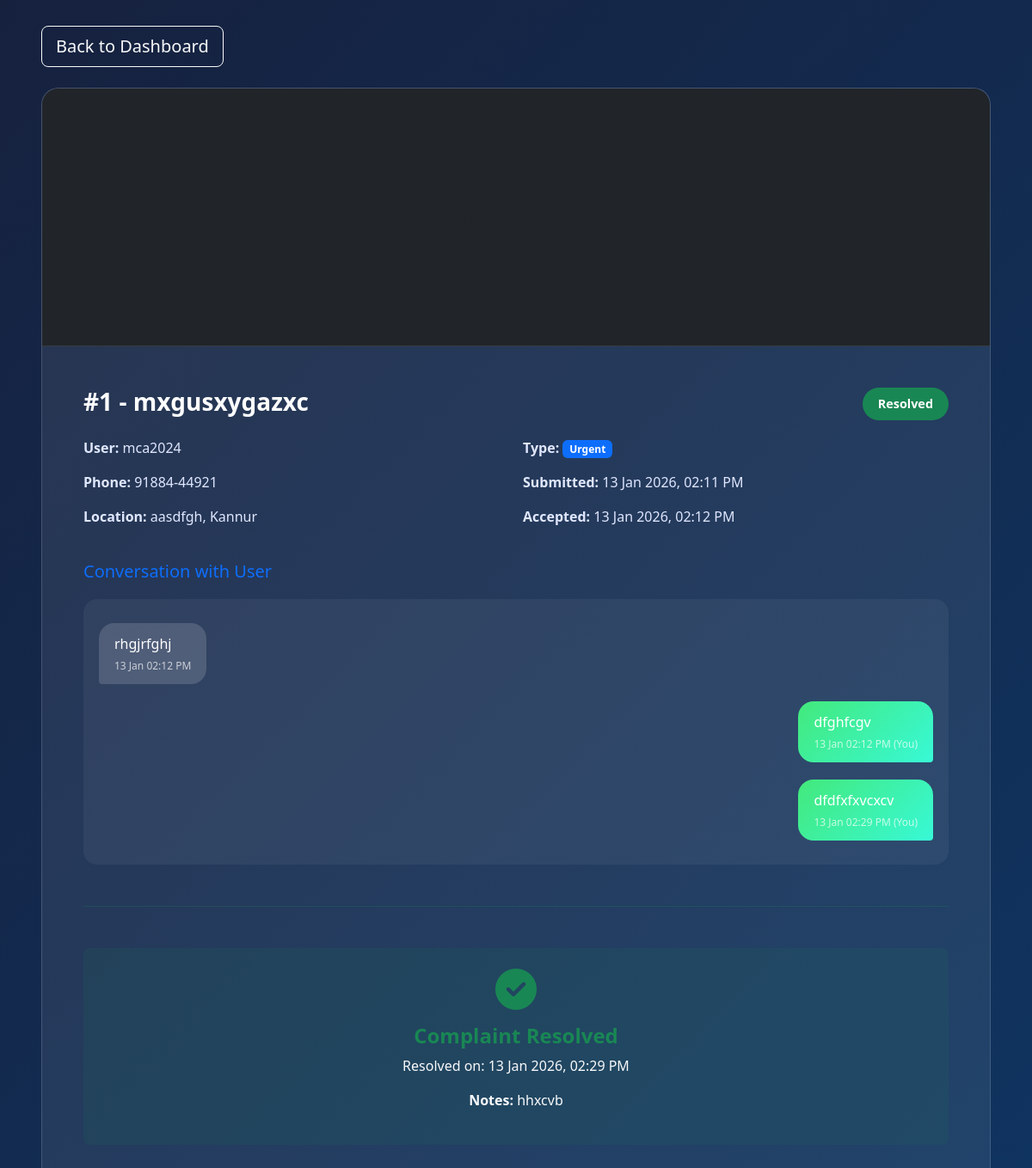
Page /complaint/1/ (signed in) on the committed database.
### complaints/models.py (models this page shows, shortened)
class Complaint(models.Model):
    user = models.ForeignKey(User, on_delete=models.CASCADE)
    type = models.CharField(max_length=10, choices=TYPE_CHOICES, default='Normal')
    district = models.CharField(max_length=100)
    place = models.CharField(max_length=100)
    location = models.CharField(max_length=200)
    issue = models.CharField(max_length=200)
    description = models.TextField(blank=True)
    phone = models.CharField(max_length=15, blank=True, null=True)
    photo = models.ImageField(upload_to='complaints/', blank=True, null=True)
    status = models.CharField(max_length=10, choices=STATUS_CHOICES, default='pending')
    submitted_at = models.DateTimeField(default=timezone.now)
    accepted_at = models.DateTimeField(null=True, blank=True)
    resolved_at = models.DateTimeField(null=True, blank=True)
    resolution_notes = models.TextField(blank=True)
    resolution_image = models.ImageField(upload_to='resolutions/', blank=True, null=True)
    user_rating = models.PositiveSmallIntegerField(
        choices=[(i, f"{i} Star{'s' if i > 1 else ''}") for i in range(1, 6)],
        null=True, blank=True
    )
    user_review = models.TextField(blank=True, null=True)
    rated_at = models.DateTimeField(null=True, blank=True)
    unread_replies = models.PositiveIntegerField(default=0)
    class Meta:
        ordering = ['-submitted_at']

class ComplaintReply(models.Model):
    complaint = models.ForeignKey(Complaint, on_delete=models.CASCADE, related_name='replies')
    message = models.TextField()
    photo = models.ImageField(upload_to='replies/', blank=True, null=True)
    sent_by_admin = models.BooleanField(default=True)  # True = KSEB, False = User
    viewed_by_admin = models.BooleanField(default=False)  # Track if admin has viewed user replies
    sent_at = models.DateTimeField(default=timezone.now)

### complaints/views.py (the view)
# urls.py: path('complaint/<int:pk>/', views.complaint_detail, name='complaint_detail'),
@login_required
def complaint_detail(request, pk):
    complaint = get_object_or_404(Complaint, pk=pk)
    if not request.user.groups.filter(name='KSEB').exists():
        messages.error(request, "Access denied.")
        return redirect('complaints:kseb_dashboard')
    complaint.replies.filter(sent_by_admin=False, viewed_by_admin=False).update(viewed_by_admin=True)
    replies = complaint.replies.all().order_by('sent_at')
    if complaint.unread_replies > 0:
        complaint.unread_replies = 0
        complaint.save()
    if request.method == 'POST':
        form = ComplaintReplyForm(request.POST, request.FILES)
        if form.is_valid():
            reply = form.save(commit=False)
            reply.complaint = complaint
            reply.sent_by_admin = True
            reply.save()
            send_mail(
                'Update on Your Complaint',
                f'Hello {complaint.user.username},\n\n'
                f'KSEB Admin has sent you a message regarding Complaint #{complaint.id}:\n\n'
                f'{reply.message}\n\n'
                f'Login to view: http://127.0.0.1:8000/my-complaints/',
                'priyaslms@gmail.com',
                [complaint.user.email],
                fail_silently=True
            )
            messages.success(request, "Reply sent to user!")
            return redirect('complaints:complaint_detail', pk=pk)
    else:
        form = ComplaintReplyForm()
    return render(request, 'complaint_detail.html', {
        'complaint': complaint,
        'replies': replies,
        'form': form
    })

### templates/complaint_detail.html (shortened to what this page needs)
{% load static %}
<!DOCTYPE html>
<html lang="en">
<head>
    <link href="https://cdn.jsdelivr.net/npm/bootstrap@5.3.3/dist/css/bootstrap.min.css" rel="stylesheet">
    <link href="https://cdnjs.cloudflare.com/ajax/libs/font-awesome/6.4.0/css/all.min.css" rel="stylesheet">
    <link href="https://unpkg.com/aos@2.3.1/dist/aos.css" rel="stylesheet">
    <link rel="stylesheet" href="{% static 'css/style.css' %}">
</head>
<body>
    <div class="container-fluid px-4 px-md-5">
        <div class="mb-4" data-aos="fade-left">
            <a href="{% url 'complaints:kseb_dashboard' %}" class="btn btn-outline-light btn-lg">
                Back to Dashboard
            </a>
        </div>
        <div class="complaint-card" data-aos="fade-up">
            {% if complaint.photo %}
                <img src="{{ complaint.photo.url }}" class="complaint-img" alt="Complaint Image">
            {% else %}
                <div class="complaint-img d-flex align-items-center justify-content-center bg-dark">
                    <span class="text-muted fs-3">No Image</span>
                </div>
            {% endif %}
            <div class="p-4 p-md-5">
                <div class="d-flex justify-content-between align-items-start mb-3">
                    <h3 class="fw-bold text-white">#{{ complaint.id }} - {{ complaint.issue }}</h3>
                    <span class="status-badge
                        {% if complaint.status == 'pending' %}bg-warning text-dark
                        {% elif complaint.status == 'accepted' %}bg-info text-white
                        {% else %}bg-success text-white{% endif %}">
                        {{ complaint.get_status_display }}
                    </span>
                </div>
                <div class="row g-3 mb-4">
                    <div class="col-md-6">
                        <p><strong>User:</strong> {{ complaint.user.username }}</p>
                        <p><strong>Phone:</strong> {{ complaint.phone|default:"Not Provided" }}</p>
                        <p><strong>Location:</strong> {{ complaint.place }}, {{ complaint.district }}</p>
                    </div>
                    <div class="col-md-6">
                        <p><strong>Type:</strong> <span class="badge bg-primary">{{ complaint.get_type_display }}</span></p>
                        <p><strong>Submitted:</strong> {{ complaint.submitted_at|date:"d M Y, h:i A" }}</p>
                        {% if complaint.accepted_at %}
                            <p><strong>Accepted:</strong> {{ complaint.accepted_at|date:"d M Y, h:i A" }}</p>
                        {% endif %}
                    </div>
                </div>
                <h5 class="mb-3 text-primary">Conversation with User</h5>
                <div class="chat-container">
                    {% for reply in replies %}
                        <div class="d-flex {% if reply.sent_by_admin %}justify-content-end{% else %}justify-content-start{% endif %}">
                            <div class="chat-bubble {% if reply.sent_by_admin %}admin-bubble{% else %}user-bubble{% endif %}">
                                <p class="mb-1">{{ reply.message }}</p>
                                <div class="chat-time text-end">
                                    {{ reply.sent_at|date:"d M h:i A" }}
                                    {% if reply.sent_by_admin %} (You) {% endif %}
                                </div>
                            </div>
                        </div>
                    {% empty %}
                        <p class="text-center text-muted mb-0">No messages yet.</p>
                    {% endfor %}
                </div>
                {% if complaint.status == 'resolved' %}
                <hr class="border-success my-5">
                <div class="bg-success bg-opacity-10 p-4 rounded-3 text-center">
                    <i class="fas fa-check-circle fa-3x text-success mb-3"></i>
                    <h4 class="text-success fw-bold">Complaint Resolved</h4>
                    <p class="text-light">Resolved on: {{ complaint.resolved_at|date:"d M Y, h:i A" }}</p>
                    {% if complaint.resolution_notes %}
                        <p class="text-light"><strong>Notes:</strong> {{ complaint.resolution_notes }}</p>
                    {% endif %}
                </div>
                {% endif %}
            </div>
        </div>
    </div>
</body>
</html>

### static/css/style.css (style rules this page uses)
body { background-color: #f8f9fa; }

### templates/complaint_detail.html (style rules this page uses)
:root { --primary: #0d6efd; --primary-glow: #00f2fe; --text-light: #e0e7ff; --text-muted: #a5b4fc; }
body { background: linear-gradient(135deg, #16213e, #0f3460); color: var(--text-light); font-family: 'Segoe UI', Tahoma, Geneva, Verdana, sans-serif; min-height: 100vh; padding: 30px 0; }
.complaint-card { background: rgba(255, 255, 255, 0.08); border: 1px solid rgba(255, 255, 255, 0.15); border-radius: 20px; overflow: hidden; transition: all 0.3s; }
.complaint-img { width: 100%; height: 300px; object-fit: cover; border-bottom: 1px solid rgba(255,255,255,0.1); }
.chat-container { max-height: 450px; overflow-y: auto; padding: 18px; background: rgba(255,255,255,0.05); border-radius: 16px; margin: 20px 0; }
.chat-bubble { max-width: 82%; padding: 12px 18px; border-radius: 18px; margin: 10px 0; word-wrap: break-word; }
.admin-bubble { background: linear-gradient(135deg, #43e97b, #38f9d7); color: white; margin-left: auto; border-bottom-right-radius: 4px; }
.user-bubble { background: rgba(255,255,255,0.15); color: white; border-bottom-left-radius: 4px; margin-right: auto; }
.chat-time { font-size: 0.75rem; opacity: 0.7; margin-top: 5px; }
.status-badge { padding: 8px 18px; border-radius: 50px; font-weight: 600; font-size: 0.9rem; }

### rows in the picture
Complaint: id "1", issue "mxgusxygazxc", status "Resolved", user.username "mca2024", phone "91884-44921", place "aasdfgh", district "Kannur", type "Urgent", submitted_at "13 Jan 2026, 02:11 PM", accepted_at "13 Jan 2026, 02:12 PM", resolved_at "13 Jan 2026, 02:29 PM", resolution_notes "hhxcvb"
ComplaintReply: message "rhgjrfghj", sent_at "13 Jan 02:12 PM"
ComplaintReply: message "dfghfcgv", sent_at "13 Jan 02:12 PM", sent_by_admin "(You)"
ComplaintReply: message "dfdfxfxvcxcv", sent_at "13 Jan 02:29 PM", sent_by_admin "(You)"
